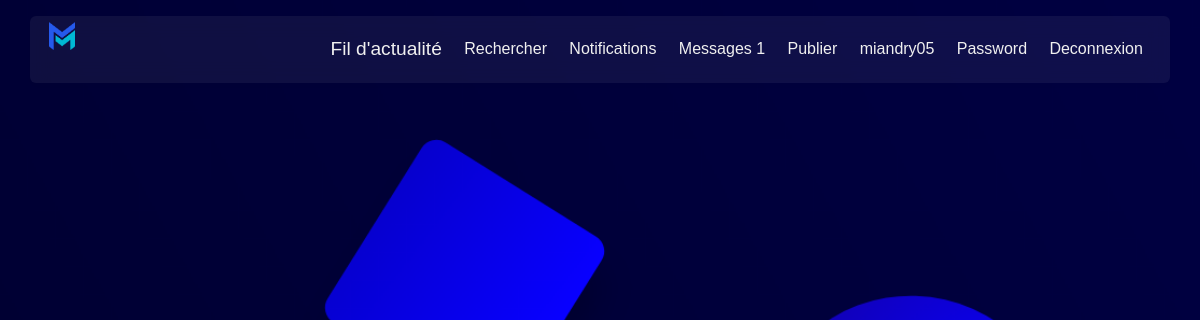
Page /notifications/ (signed in) on the earlier database version.
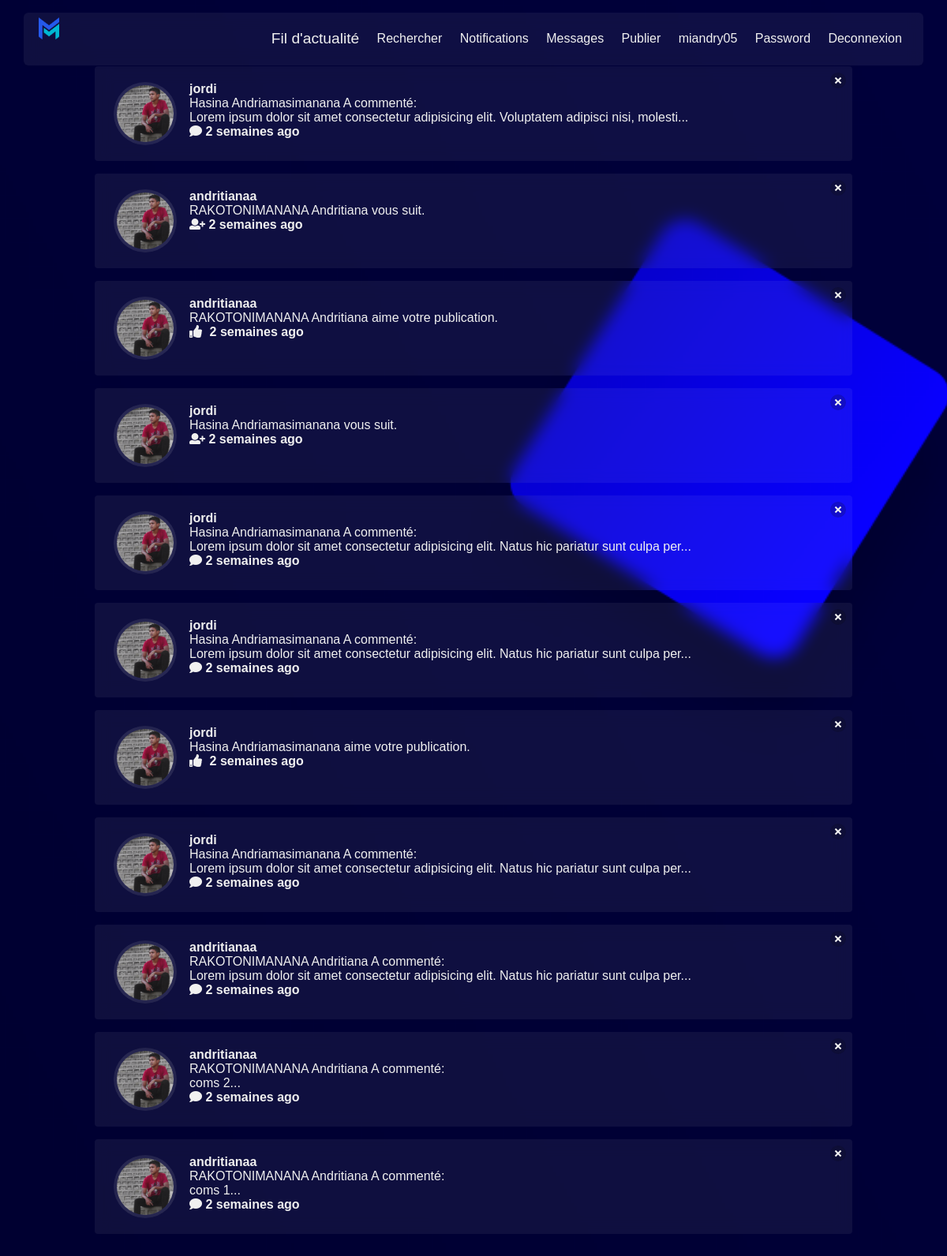
Same page on the later database version.
### notifications/models.py (models this page shows)
class Notification(models.Model):
	NOTIFICATION_TYPES = ((1,'Like'),(2,'Comment'), (3,'Follow'))
	post = models.ForeignKey('post.Post', on_delete=models.CASCADE, related_name="noti_post", blank=True, null=True)
	sender = models.ForeignKey(User, on_delete=models.CASCADE, related_name="noti_from_user")
	user = models.ForeignKey(User, on_delete=models.CASCADE, related_name="noti_to_user")
	notification_type = models.IntegerField(choices=NOTIFICATION_TYPES)
	text_preview = models.CharField(max_length=90, blank=True)
	date = models.DateTimeField(auto_now_add=True)
	is_seen = models.BooleanField(default=False)

### authy/models.py (models this page shows, shortened)
class Profile(models.Model):
	user = models.OneToOneField(User, on_delete=models.CASCADE, related_name='profile')
	first_name = models.CharField(max_length=50, null=True, blank=True)
	last_name = models.CharField(max_length=50, null=True, blank=True)
	location = models.CharField(max_length=50, null=True, blank=True)
	url = models.CharField(max_length=80, null=True, blank=True)
	profile_info = models.TextField(max_length=150, null=True, blank=True)
	created = models.DateField(auto_now_add=True)
	favorites = models.ManyToManyField(Post, null=True, blank=True)
	picture = models.ImageField(upload_to=user_directory_path, blank=True, null=True, verbose_name='Picture')

### notifications/views.py (the view)
# urls.py: path('', ShowNOtifications, name='show-notifications'),
def ShowNOtifications(request):
	user = request.user
	notifications = Notification.objects.filter(user=user).order_by('-date')
	Notification.objects.filter(user=user, is_seen=False).update(is_seen=True)
	template = loader.get_template('notifications.html')
	context = {
		'notifications': notifications,
	}
	return HttpResponse(template.render(context, request))

### direct/views.py (called while the page is built)
def checkDirects(request):
	directs_count = 0
	if request.user.is_authenticated:
		directs_count = Message.objects.filter(user=request.user, is_read=False).count()
	return {'directs_count':directs_count}

### notifications/views.py (called while the page is built)
def CountNotifications(request):
	count_notifications = 0
	if request.user.is_authenticated:
		count_notifications = Notification.objects.filter(user=request.user, is_seen=False).count()
	return {'count_notifications':count_notifications}

### mex/templates/notifications.html
{% extends 'base.html' %}
{% load static %}
{% load humanize %}
{% block content %}
<div class="columns is-mobile is-centered">
  <div class="column is-half">
    {% for notification in notifications %}
    {% if notification.notification_type == 2 %}
    <div class="notification">
      <a href="{% url 'delete-notification' notification.id %}" class="delete"></a>
      <article class="media">
        <figure class="media-left">
          <p class="image is-80x80">
            {% if notification.sender.profile.picture %}
            <img class="is-rounded" src="{{ notification.sender.profile.picture.url }}" alt="Placeholder image">
            {% else %}
            <img src="{% static 'img/no_picture.png'%}" alt="Placeholder image">
            {% endif %}
          </p>
        </figure>
        <div class="media-content">
          <div class="content">
            <strong>{{ notification.sender.username }}</strong>
            <br>
            <p>{{ notification.sender.profile.first_name }} {{ notification.sender.profile.last_name }}
            A commenté:</p>
            <p>{{ notification.text_preview }}...</p>
            <p> <i class="fas fa-comment"></i> <b>{{ notification.date|naturaltime }}</b></p>
          </div>
        </div>
      </article>
    </div>
    {% endif %}
    {% if notification.notification_type == 3 %}
    <div class="notification">
      <a href="{% url 'delete-notification' notification.id %}" class="delete"></a>
      <article class="media">
        <figure class="media-left">
          <p class="image is-80x80">
            {% if notification.sender.profile.picture %}
            <img class="is-rounded" src="{{ notification.sender.profile.picture.url }}" alt="Placeholder image">
            {% else %}
            <img src="{% static 'img/no_picture.png'%}" alt="Placeholder image">
            {% endif %}
          </p>
        </figure>
        <div class="media-content">
          <div class="content">
            <strong>{{ notification.sender.username }}</strong>
            <br>
            <p>{{ notification.sender.profile.first_name }} {{ notification.sender.profile.last_name }} vous suit.</p>
            <p><i class="fas fa-user-plus"></i>  <b>{{ notification.date|naturaltime}}</b></p>
          </div>
        </div>
      </article>
    </div>
    {% endif %}
    {% if notification.notification_type == 1 %}
    <div class="notification">
      <a href="{% url 'delete-notification' notification.id %}" class="delete"></a>
      <article class="media">
        <figure class="media-left">
          <p class="image is-80x80">
            {% if notification.sender.profile.picture %}
            <img class="is-rounded" src="{{ notification.sender.profile.picture.url }}" alt="Placeholder image">
            {% else %}
            <img src="{% static 'img/no_picture.png'%}" alt="Placeholder image">
            {% endif %}
          </p>
        </figure>
        <div class="media-content">
          <div class="content">
            <strong>{{ notification.sender.username }}</strong>
            <br>
            <p>{{ notification.sender.profile.first_name }} {{ notification.sender.profile.last_name }} aime votre publication.</p>
            <p><i class="fas fa-thumbs-up"></i><b style="margin-left: 0.6rem;">{{ notification.date|naturaltime }}</b></p>
          </div>
        </div>
      </article>
    </div>
    {% endif %}
    {% endfor %}
  </div>
</div>
{% endblock %}

### mex/templates/base.html (shortened to what this page needs)
{% load static %}
<!DOCTYPE html>
<html>
<head>
  <link rel="stylesheet" href="{% static 'css/fontawesome/css/fontawesome-all.css' %}">
  <link rel="stylesheet" href="{% static 'css/style.css' %}">
</head>
<body class="body">
    <header class=" glass_view">
      <a href="{% url 'index' %}" class="small_logo"><img src="{%static 'img/colorLogo.png' %}" alt=""></a>
      <nav class="nav-list-item">
        <ul>
          <li><a id="actu" class="activeNav" href="{% url 'index' %}">Fil d'actualité</a></li>
          <li><a id="search" href="{% url 'usersearch' %}">Rechercher</a></li>
          <li><a id="notification" href="{% url 'show-notifications' %}">Notifications
            </a></li>
          <li><a id="message" href="{% url 'inbox' %}">Messages
              {% if directs_count %}
              <span class="badge">{{ directs_count }}</span>
              {% endif %}
            </a></li>
          <li><a id="publier" href="{% url 'newpost' %}">Publier</a></li>
          <li><a id="profile" href="{% url 'profile' request.user %}">{{ request.user }}</a></li>
          <li><a id="password" href="{% url 'change_password' %}">Password</a></li>
          <li><a id="logout" href="{% url 'logout' %}">Deconnexion</a></li>
        </ul>
      </nav>
    </header>
  <br><br><br><br>
  <div class="base_extend">
      {% block content %}
      {% endblock %}
    </div>
</body>
</html>

### mex/static/css/style.css (style rules this page uses)
:root { --borad: 15px; --boradsmall: 6px; --primaryColor: #1e88e5; --secondaryColor: #1565c0; --white: #f0f0f0; --red: #e53935; --grey: #bdbdbd; --transition: all 0.4s ease; --largeFont: 'Poppins', sans-serif; --smallFont: 'Poppins', sans-serif; --transition: all 0.3s ease; --error: #b71c1c; --deepgrey : #999; --midGrey: #555; --blackTxt: #333; }
* { margin: 0; padding: 0; transition: var(--transition); text-decoration: none; font-family: var(--smallFont); }
.body { background: url(../img/buble.png); background-attachment: fixed; background-repeat: no-repeat; background-size: cover; background-color: var(--white); }
body { margin: 0; padding: 0; font-family: var(--smallFont); background-size: auto; }
header div, header nav { display: inline; position: relative; right: 0; }
header { z-index: 100; width: 95%; position: fixed; left: 50%; transform: translateX(-50%); margin-top: 1rem; box-shadow: 0 0.2rem 0.4rem rgba(0, 0, 0, .01); border-radius: var(--boradsmall); }
.small_logo { padding: 0 1.2rem; height: 4rem; box-sizing: border-box; font-weight: 700; text-decoration: none; position: fixed; top: 50%; transform: translateY(-50%); }
header a img { width: 1.6rem; height: 1.8rem; }
.nav-list-item { float: right; }
.nav-list-item ul { margin-right: 1rem; align-items: center; display: flex; }
.nav-list-item ul li { list-style: none; }
.nav-list-item ul li a { display: block; font-weight: 500; margin: 0.8rem 0.1rem; padding: 0.6rem; text-decoration: none; color: var(--white); transition: var(--transition); }
.nav-list-item ul li a.activeNav, .nav-list-item ul li a:hover { font-size: larger; transition: var(--transition); }
@media (max-width : 1200px) { header { margin-top: 1rem; } }
.glass_view { background-color: rgba(255, 255, 255, 0.06); backdrop-filter: blur(10px); }
.columns { margin-left: 1; margin-right: 1; margin-top: 1; }
.columns.is-mobile { display: flex; }
.columns.is-mobile>.column.is-half { flex: none; width: 80%; }
.column { display: block; flex-basis: 0; flex-grow: 1; flex-shrink: 1; padding: 0.75rem; width:80vw; }
.notification { margin-bottom: 1rem; align-items: center; justify-content: center; background-color: rgba(255, 255, 255, 0.06); backdrop-filter: blur(10px); border-radius: 4px; position: relative; padding: 1.25rem 2.5rem 1.25rem 1.5rem; }
.notification>.delete { right: 0.5rem; position: absolute; top: 0.5rem; }
.media { align-items: flex-start; display: flex; text-align: inherit; }
.media-left { margin-right: 1rem; }
.media-content { flex-basis: auto; flex-grow: 1; flex-shrink: 1; text-align: inherit; }
.media-left, .media-right { flex-basis: auto; flex-grow: 0; flex-shrink: 0; }
.image { background-color: rgba(255, 255, 255, 0.06); backdrop-filter: blur(10px); border-radius: 50%; display: block; position: relative; display: flex; justify-content: center; align-items: center; }
.image img { height: 90%; width: 90%; display: block; }
.image img.is-rounded { border-radius: 50%; }
.image.is-80x80 { height: 80px; width: 80px; }
.delete { background-color: rgba(10, 10, 10, 0.2); border: none; border-radius: 290486px; cursor: pointer; pointer-events: auto; display: inline-block; flex-grow: 0; flex-shrink: 0; font-size: 0; height: 20px; max-height: 20px; max-width: 20px; min-height: 20px; min-width: 20px; outline: none; position: relative; vertical-align: top; width: 20px; }
.delete::before, .delete::after { background-color: var(--white); content: "x"; display: block; left: 50%; position: absolute; top: 50%; transform: translateX(-50%) translateY(-50%) rotate(45deg); transform-origin: center center; }
.delete::before { height: 2px; width: 50%; }
.delete::after { height: 50%; width: 2px; }
.columns.is-centered { justify-content: center; }
.notification .media .media-content .content strong, .notification .media .media-content .content p, .notification .media .media-content .content p i, .notification .media .media-content .content strong small { color: var(--white); }

Differences in the rows shown:
added Notification: sender.profile.picture (placeholder picture), sender.username "jordi", sender.profile.first_name "Hasina", sender.profile.last_name "Andriamasimanana", text_preview "Lorem ipsum dolor sit amet consectetur adipisicing elit. Voluptatem adipisci nisi, molesti", date "2 semaines ago"
added Notification: sender.profile.picture (placeholder picture), sender.username "andritianaa", sender.profile.first_name "RAKOTONIMANANA", sender.profile.last_name "Andritiana", date "2 semaines ago"
added Notification: sender.profile.picture (placeholder picture), sender.username "andritianaa", sender.profile.first_name "RAKOTONIMANANA", sender.profile.last_name "Andritiana", date "2 semaines ago"
added Notification: sender.profile.picture (placeholder picture), sender.username "jordi", sender.profile.first_name "Hasina", sender.profile.last_name "Andriamasimanana", date "2 semaines ago"
added Notification: sender.profile.picture (placeholder picture), sender.username "jordi", sender.profile.first_name "Hasina", sender.profile.last_name "Andriamasimanana", text_preview "Lorem ipsum dolor sit amet consectetur adipisicing elit. Natus hic pariatur sunt culpa per", date "2 semaines ago"
added Notification: sender.profile.picture (placeholder picture), sender.username "jordi", sender.profile.first_name "Hasina", sender.profile.last_name "Andriamasimanana", text_preview "Lorem ipsum dolor sit amet consectetur adipisicing elit. Natus hic pariatur sunt culpa per", date "2 semaines ago"
added Notification: sender.profile.picture (placeholder picture), sender.username "jordi", sender.profile.first_name "Hasina", sender.profile.last_name "Andriamasimanana", date "2 semaines ago"
added Notification: sender.profile.picture (placeholder picture), sender.username "jordi", sender.profile.first_name "Hasina", sender.profile.last_name "Andriamasimanana", text_preview "Lorem ipsum dolor sit amet consectetur adipisicing elit. Natus hic pariatur sunt culpa per", date "2 semaines ago"
added Notification: sender.profile.picture (placeholder picture), sender.username "andritianaa", sender.profile.first_name "RAKOTONIMANANA", sender.profile.last_name "Andritiana", text_preview "Lorem ipsum dolor sit amet consectetur adipisicing elit. Natus hic pariatur sunt culpa per", date "2 semaines ago"
added Notification: sender.profile.picture (placeholder picture), sender.username "andritianaa", sender.profile.first_name "RAKOTONIMANANA", sender.profile.last_name "Andritiana", text_preview "coms 2", date "2 semaines ago"
added Notification: sender.profile.picture (placeholder picture), sender.username "andritianaa", sender.profile.first_name "RAKOTONIMANANA", sender.profile.last_name "Andritiana", text_preview "coms 1", date "2 semaines ago"
Other differences:
{{ directs_count }}: "1" → (not shown)
